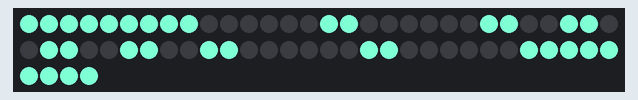
Recording of a sketch running on a simulated Arduino Uno, built with avr-gcc and run on an emulated ATmega328P. On the bench: 64 RGB LEDs in strip order, left to right, continuing on the next row. Dim RGB values are drawn brighter than linear.

Above: at 2.2 s.
At 3.5 s:
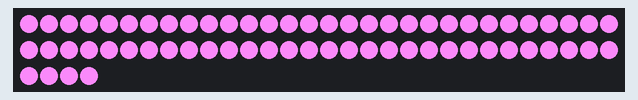
At 4.7 s:
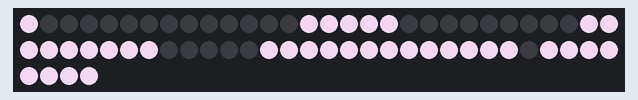
At 5.8 s:
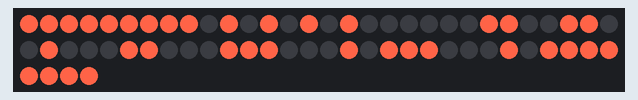
At 8.1 s:
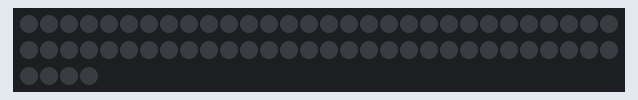
At 11.3 s:
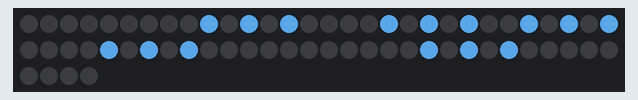

The sketch:

matrix-text.ino
```cpp
#include <FastLED.h>

#define _BV(bit) (1 << (bit))
// #define MATRIX_PIN 1
// #define MATRIX_PIN 32
#define MATRIX_PIN 12

#define DEBUG_MODE false

uint8_t matrixState[8] = {0};

#define TOTAL_LEDS 64

CRGB matrix[TOTAL_LEDS];

void setup()
{
  delay(2000);
  Serial.begin(115200);
  FastLED.addLeds<WS2811, MATRIX_PIN, RGB>(matrix, TOTAL_LEDS);

  for (uint8_t i = 0; i < 8; i++)
  {
    matrixState[i] = i;
  }
}

void render8x8State(int *state, CRGB color)
{

  for (int row = 0; row < 8; row++)
  {
    int currentBtye = state[row];
    if (row % 2 != 0)
    {
      currentBtye = reverseByte(currentBtye, 8);
      if (DEBUG_MODE)
      {
        Serial.print("original: ");
        Serial.print(currentBtye, BIN);
        Serial.print(", flipped: ");
        Serial.println(currentBtye, BIN);
      }
    }

    renderRow(row, currentBtye, color);

    // delay(300);
  }
}

void renderRow(int row, uint16_t data, CRGB color)
{
  if (DEBUG_MODE)
  {
    Serial.print("For row: ");
    Serial.println(row);
    Serial.print(", data: ");
    Serial.println(data, BIN);
  }
  for (uint8_t i = 0; i < 8; i++) // TODO rewrite to dynamically determine size just to keep it clean
  {
    int currentByte = _BV(i) & data;
    int index = (row * 8) + i;
    // int exponent = (int)(log(currentByte) / log(2));

    if (DEBUG_MODE)
    {
      Serial.print("row: ");
      Serial.print(row * 8);
      Serial.print(", bitmask: ");
      Serial.print(_BV(i), BIN);
      Serial.print(", current byte: ");
      Serial.print(currentByte, BIN);
      Serial.print(", matrix index: ");
      Serial.print(index);
    }
    if (currentByte != 0)
    {
      if (DEBUG_MODE)
      {
        Serial.print(" index: ");
        Serial.print(index);
        Serial.print(": ON, ");
      }
      matrix[index] = color;
      FastLED.show();
      // delay(50);
    }
    else
    {
      if (DEBUG_MODE)
      {
        Serial.print(" index: ");
        Serial.print(index);
        Serial.print(": OFF, ");
      }
    }
    if (DEBUG_MODE)
      Serial.println("");
  }
  delay(10);
}

uint16_t reverseByte(uint16_t byte, int length)
{
  uint_fast16_t reversed = 0;
  for (uint8_t i = 0; i < length; i++)
  {
    reversed <<= 1;
    reversed += byte & 0x01;
    byte >>= 1;
  }
  return reversed;
}

void testGridFill()
{
  for (int i = 0; i < 8; i++)
  {
    testRowFill(i);
    delay(50);
  }
}

void testRowFill(int row)
{

  for (int i = 0; i < 8; i++)
  {
    int index = (row * 8) + i;
    matrix[index] = CRGB::DarkGoldenrod;
    FastLED.show();
    // delay(50);
  }
}

void clearStrip()
{
  // * one by one for all 64
  for (int i = 0; i < 64; i++)
  {
    matrix[i] = CRGB::Black;
  }
  FastLED.show();
}

void loop()
{

  int stairStep[8] = {0x01, 0x03, 0x07, 0x0F, 0x1F, 0x3F, 0x7F, 0xFF};
  int fullGrid[8] = {0xFF, 0xFF, 0xFF, 0xFF, 0xFF, 0xFF, 0xFF, 0xFF};
  int random[8] = {0xFF, 0xAA, 0x81, 0x99, 0x18, 0xE2, 0x47, 0xFF};
  int boxInBox[8] = {0xFF, 0x81, 0x81, 0x99, 0x99, 0x81, 0x81, 0xFF};

  int L[8] = {0, 0x30, 0x30, 0x30, 0x30, 0x3c, 0x3c, 0};
  int I[8] = {0, 0x3c, 0x18, 0x18, 0x18, 0x18, 0x3c, 0};
  int Y[8] = {0, 0x66, 0x66, 0x3c, 0x18, 0x18, 0x18, 0};

  int O[8] = {0, 0x18, 0x24, 0x24, 0x24, 0x24, 0x18, 0};
  int H[8] = {0, 0x24, 0x24, 0x24, 0x3c, 0x24, 0x24, 0};
  int E[8] = {0, 0x3c, 0x20, 0x3c, 0x20, 0x20, 0x3c, 0};
  int A[8] = {0, 0x18, 0x24, 0x24, 0x3c, 0x24, 0x24, 0};
  int tripleBang[8] = {0, 0x54, 0x54, 0x54, 0x54, 0x0, 0x54, 0};
  int space[8] = {0, 0, 0, 0, 0, 0, 0, 0};

  render8x8State(boxInBox, CRGB::Aquamarine);
  delay(1000);
  clearStrip();
  FastLED.show();
  render8x8State(fullGrid, CRGB::Violet);
  delay(1000);
  clearStrip();
  FastLED.show();
  render8x8State(stairStep, CRGB::Thistle);
  delay(1000);
  clearStrip();
  FastLED.show();
  render8x8State(random, CRGB::Tomato);
  delay(1000);
  clearStrip();
  FastLED.show();

  clearStrip();
  render8x8State(O, CRGB::SteelBlue);
  delay(500);
  clearStrip();
  render8x8State(H, CRGB::SteelBlue);
  delay(500);
  clearStrip();
  render8x8State(space, CRGB::SteelBlue);
  delay(500);
  clearStrip();
  render8x8State(Y, CRGB::SteelBlue);
  delay(500);
  clearStrip();
  render8x8State(E, CRGB::SteelBlue);
  delay(500);
  clearStrip();
  render8x8State(A, CRGB::SteelBlue);
  delay(500);
  clearStrip();
  render8x8State(H, CRGB::SteelBlue);
  delay(500);
  clearStrip();
  render8x8State(tripleBang, CRGB::SteelBlue);
  delay(500);
  clearStrip();
  return;
}
```

Measured:
- by itself, everything shown: repeats every 9.7 s, in 23 steps
- what the display in image 0 shows lasts 1.0 s, from 2.2 s to 3.2 s
- what the display in image 5 shows lasts 0.5 s, from 11.2 s to 11.7 s
